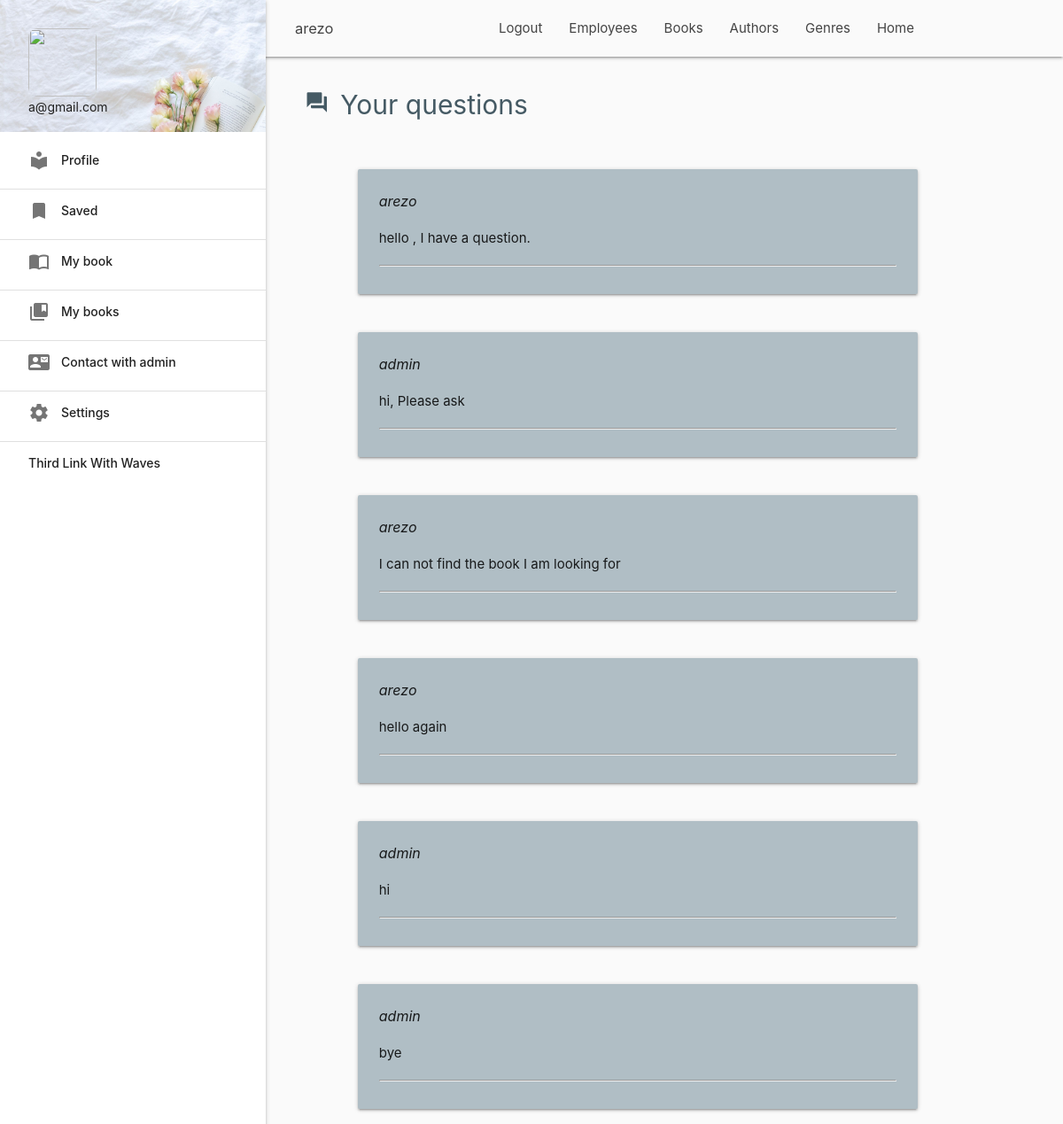
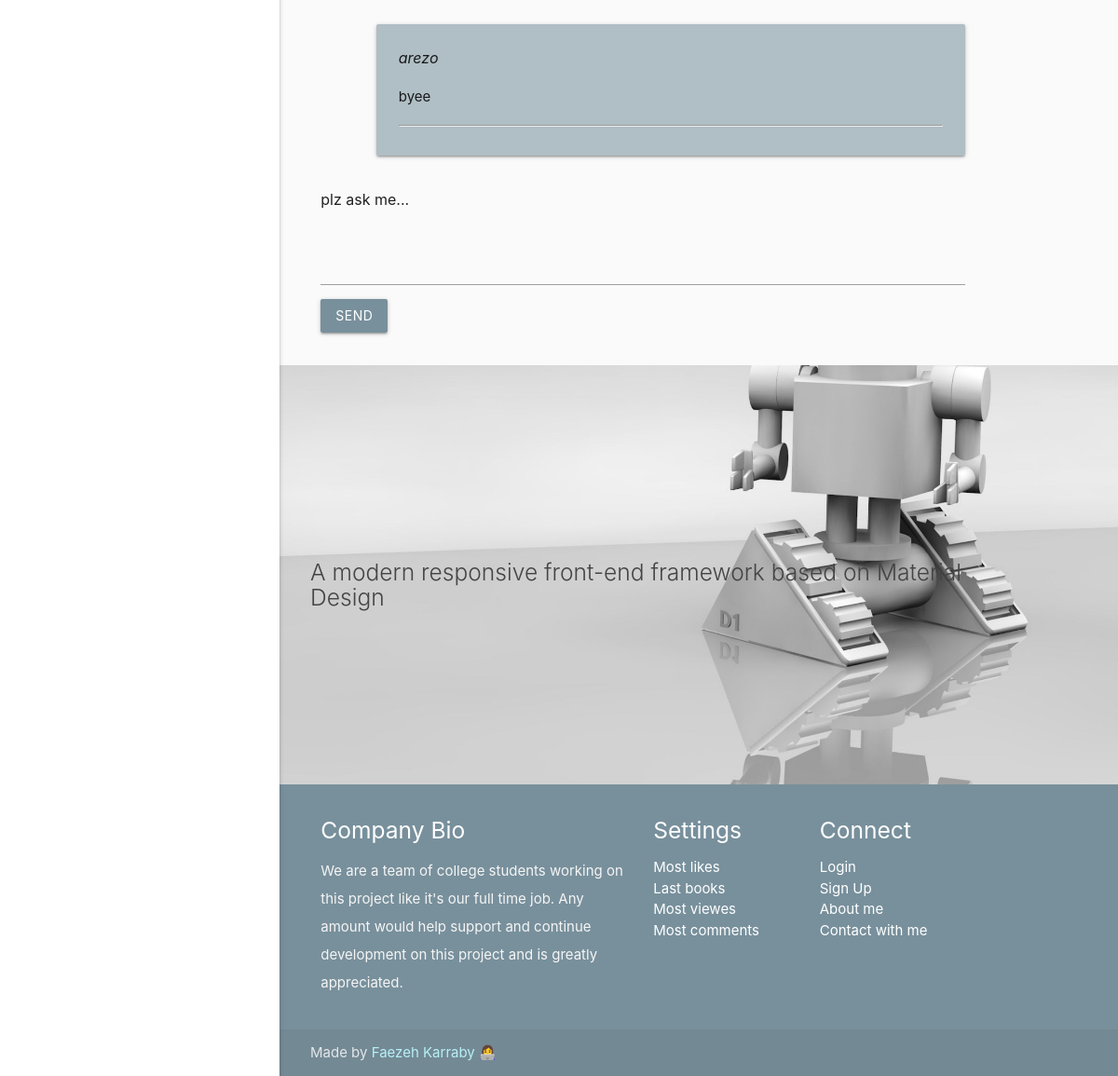
The page /chat/ (signed in) on the database its author committed (2 pictures, top to bottom).
### chat/models.py (models this page shows, shortened)
class Chat(models.Model):
    user = models.ForeignKey(User, on_delete=models.CASCADE)
    message = models.TextField()
    created_datetime = models.DateTimeField(auto_now_add=True, null=True)
    seen = models.BooleanField(null=True, default=False)
    seen_datetime = models.DateTimeField(null=True)
    content_type = models.ForeignKey(ContentType, on_delete=models.CASCADE)
    object_id = models.PositiveIntegerField()
    content_object = GenericForeignKey
    def is_customer(self):
        return 'customer' in [group.name for group in self.user.groups.all()]
    def created_datetime_jd(self):
        jdatetime.datetime.now().strftime('%A %B')
        G2J = jdatetime.datetime.fromgregorian(
            year=self.created_datetime.year,
            month=self.created_datetime.month,
            day=self.created_datetime.day,
            hour=self.created_datetime.hour,
            minute=self.created_datetime.minute,
            second=self.created_datetime.second,
        )
        return G2J.strftime('%A, %d %B %y %H:%M:%S')

### chat/views.py (the view)
# urls.py: path('', views.QA, name='qa'),
def QA(request):
    chats = Chat.objects.all()
    context = {
        'chats': chats,
    }
    return render(request, 'account/QA.html', context)

### templates/account/QA.html (shortened to what this page needs)
{% extends 'account/dashboard.html' %}
{% block content %}
    <div class="container">
        <div class="section">
            <div class="row">
                <div class="col m10 s8">
                    <h4 class="genres hide-on-small-only" style="font-size: 30px"><i class="material-icons nav-icon"
                                                                                     style="font-size: 27px">question_answer</i>Your
                        questions</h4>
                </div>
            </div>
        </div>
        <div class="hide-on-small-only">
            {% for chat in chats %}
                {% if chat.is_customer %}
                    <div class="row">
                    <div class="col s11">
                        <div class="card-panel blue-grey lighten-4">
                            <div style="font-size: 16px"><i>{{ chat.user }}</i></div>
                            <p>{{ chat.message }}</p>
                            <hr>
                            <div class="valign-wrapper blue-grey-text" style="font-size: 13px"><i id="msg-{{ chat.id }}"
                                                                                                  data-msg-num="{{ chat.id }}"
                                                                                                  data-seen="{{ chat.seen }}"
                                                                                                  class="material-icons"
                                                                                                  style="font-size: 16px">{% if chat.seen %}done_all{% else %}check{% endif %}</i>{{ chat.created_datetime_jd }}
                            </div>
                        </div>
                    </div>
                {% else %}
                    <div class="row">
                        <div class="col s11 offset-s1">
                            <div class="card-panel blue-grey lighten-3">
                                <div style="font-size: 16px"><i>{{ chat.user }}</i></div>
                                <p>{{ chat.message }}</p>
                                <hr>
                            </div>
                        </div>
                    </div>
                {% endif %}
            {% endfor %}
            </div>
            <div class="row">
                <div class="col m2">
                    <div style="font-size: 16px">plz ask me...</div>
                </div>
            </div>
            <div class="row">
                <div class="input-field col s12">
                    <textarea id="MyID" class="materialize-textarea"></textarea>
                    <button class="btn" type="submit">Send</button>
                </div>
            </div>
        </div>
{% endblock %}

### templates/account/dashboard.html (shortened to what this page needs)
{% load static %}
<!DOCTYPE html>
<html lang="en">
<head>
    <link href="{% static 'css/materialize.css' %}" type="text/css" rel="stylesheet" media="screen,projection"/>
    <link href="{% static 'css/style.css' %}" type="text/css" rel="stylesheet" media="screen,projection"/>
    <link rel="stylesheet" href="https://cdn.jsdelivr.net/simplemde/latest/simplemde.min.css">
    <link href="{% static 'css/animate.css' %}" type="text/css" rel="stylesheet" media="screen,projection"/>
    <link href="{% static 'css/animate.min.css' %}" type="text/css" rel="stylesheet" media="screen,projection"/>
</head>
<body>
<main>
    {% include 'base/nav.html' %}
    <ul id="sidenav-1" class="sidenav sidenav-fixed">
        <li>
            <div class="row user-view">
                <div class="background">
                    <img src="nav_poster.jpg">
                </div>
                <a href="#user"><img class="circle" src="{{ request.image.url }}"></a>
                <a href="#email"><span class="grey-text text-darken-4 email">{{ request.user.email }}</span></a>
            </div>
        </li>
        <li><a class="waves-effect" href="#"><i class="material-icons nav-icon">local_library</i>Profile</a></li>
        <li>
            <div class="divider"></div>
        </li>
        <li><a class="waves-effect" href="#!"><i class="material-icons nav-icon">bookmark</i>Saved</a></li>
        <li>
            <div class="divider"></div>
        </li>
        <li><a class="waves-effect" href="{% url 'account:my_books' id=user.id %}"><i class="material-icons nav-icon">import_contacts</i>My
            book</a></li>
        <li>
            <div class="divider"></div>
        </li>
        <li><a class="waves-effect" href="#!"><i class="material-icons nav-icon">collections_bookmark</i>My
            books</a></li>
        <li>
            <div class="divider"></div>
        </li>
        <li><a class="waves-effect" href="{% url 'chat:qa' %}"><i class="material-icons nav-icon">contact_mail</i>Contact with admin</a>
        </li>
        <li>
            <div class="divider"></div>
        </li>
        <li><a class="waves-effect" href="#!"><i class="material-icons nav-icon">settings</i>Settings</a></li>
        <li>
            <div class="divider"></div>
        </li>
        <li><a class="waves-effect" href="#!">Third Link With Waves</a></li>
    </ul>
    {% block content %}{% endblock %}
    <div class="parallax-container valign-wrapper">
        <div class="section no-pad-bot">
            <div class="container">
                <div class="col s1 m1">
                    <h5 class="header col s12 light">A modern responsive front-end framework based on Material
                        Design</h5>
                </div>
            </div>
        </div>
        <div class="parallax"><img src="{% static 'ciberspace.jpg' %}" alt="Unsplashed background img 3"></div>
    </div>
</main>
{% include 'base/footer.html' %}
</body>
</html>

### templates/base/nav.html (shortened to what this page needs)
<nav class="grey lighten-5" role="navigation">
    <div class="nav-wrapper container">
        {% if request.user.is_authenticated %}
            <a id="logo-container" href="{% url 'account:profile' id=user.id %}"
               class="brand-logo hide-on-med-and-down">{{ user }}</a>
        {% else %}
            <a id="logo-container" href="#" class="brand-logo hide-on-med-and-down">Online library</a>
        {% endif %}
        <ul class="right hide-on-small-only">
            <li><a href="{% url 'base:home' %}">Home</a></li>
        </ul>
        <ul class="right hide-on-small-only">
            <li><a href="{% url 'base:genres' %}">Genres</a></li>
        </ul>
        <ul class="right hide-on-small-only">
            <li><a href="{% url 'base:authors' %}">Authors</a></li>
        </ul>
        <ul class="right hide-on-small-only">
            <li><a href="{% url 'base:books' %}">Books</a></li>
        </ul>
        <ul class="right hide-on-small-only">
            <li><a href="#">Employees</a></li>
        </ul>
        {% if request.user.is_authenticated %}
            <ul class="right hide-on-small-only">
                <li><a href="{% url 'logout' %}">Logout</a></li>
            </ul>
        {% endif %}
    </div>
</nav>

### static/css/style.css (style rules this page uses)
body { background-color: #fafafa; }
nav ul a, nav .brand-logo { color: #444; }
p { line-height: 2rem; }
.parallax-container { min-height: 450px; line-height: 0; height: 250px; color: #444; }
.parallax-container .section { width: 100%; }
.genres { color: #455a64; font-size: 2.56rem; }
img { width: 100%; height: auto; }
nav .brand-logo { font-size: 1.1rem; }
.btn, .btn-large, .btn-small { text-decoration: none; color: #fff; background-color: #78909c; text-align: center; letter-spacing: .5px; -webkit-transition: background-color .2s ease-out; transition: background-color .2s ease-out; cursor: pointer; }
a { color: #00897b; }
header, main, footer { padding-left: 180px; }
.sidenav .user-view .circle { height: 77px; width: 77px; }
.circle { border-radius: 14%; }
.nav-icon { margin: 0 13px 0 0 !important; }

### rows shown on the page
Chat: user "arezo", message "hello , I have a question."
Chat: user "admin", message "hi, Please ask"
Chat: user "arezo", message "I can not find the book I am looking for"
Chat: user "arezo", message "hello again"
Chat: user "admin", message "hi"
Chat: user "admin", message "bye"
Chat: user "arezo", message "byee"

### other values the page prints
{{ user }} "arezo"
{{ request.user.email }} "a@gmail.com"
